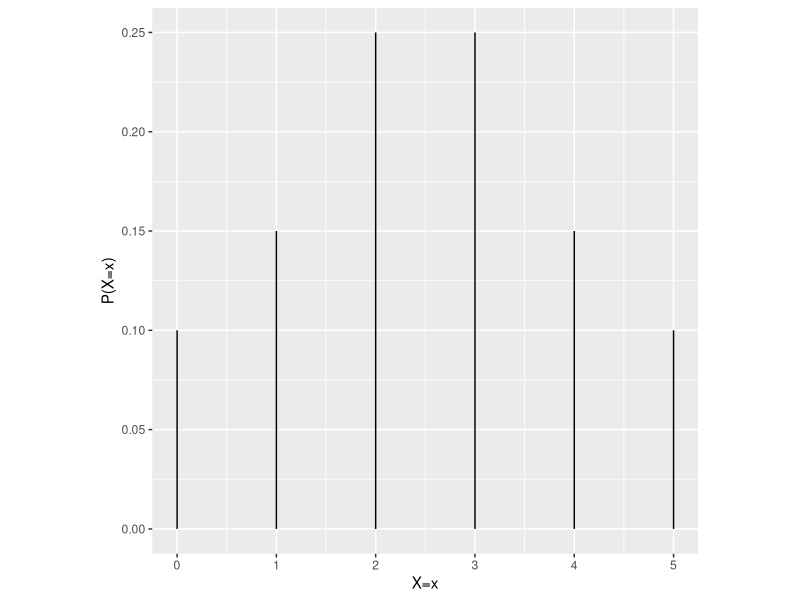
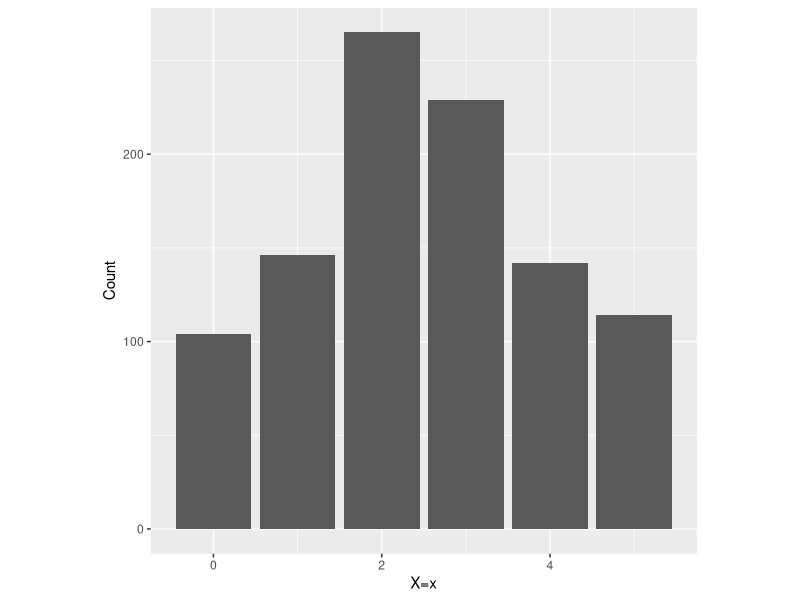
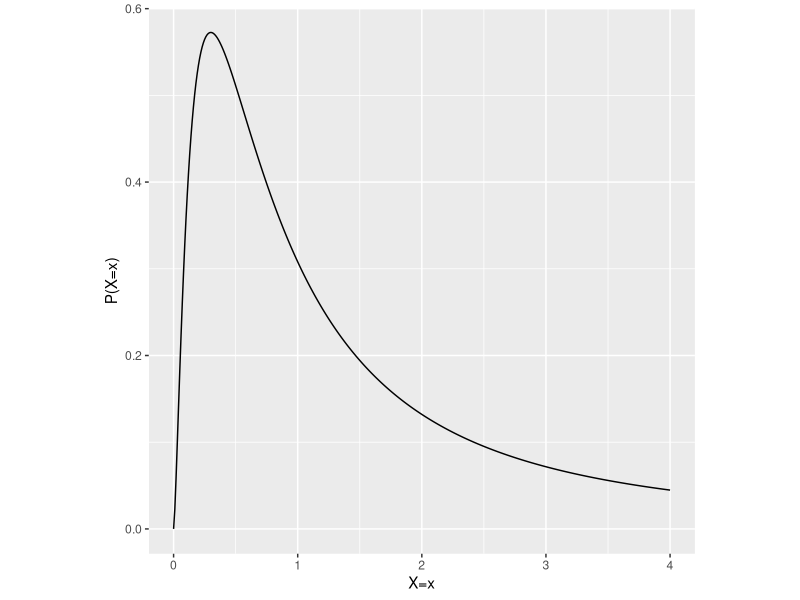
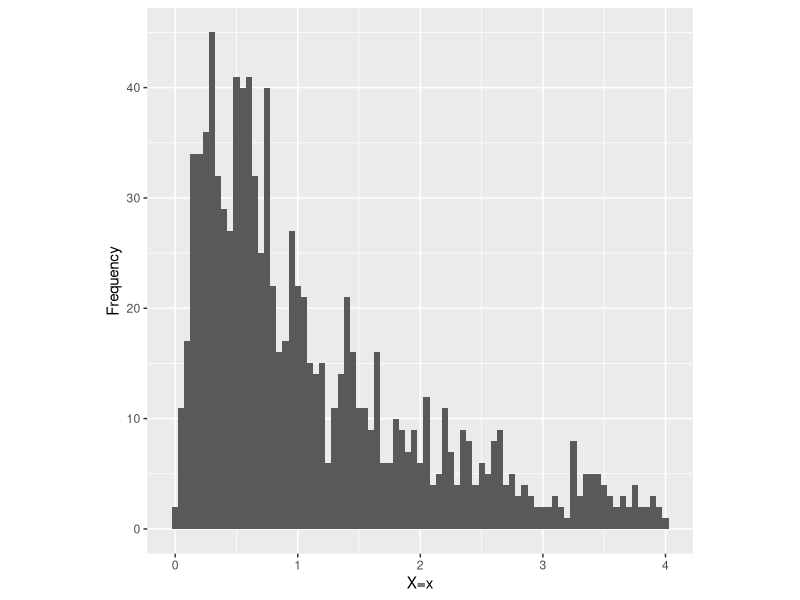

These charts were generated, in order, by the following R code:
## ---- chunk 1
library(data.table)
library(ggplot2)

rm(list=ls())

# Define the sample space
x <- c(0, 1, 2, 3, 4, 5)

# Define the probability distribution
y <- c(0.1, 0.15, 0.25, 0.25, 0.15, 0.1)

# build a data.table for ggplot
d <- data.table(x, y)

# plot the probability distribution
ggplot(d, aes(x, y)) +
  geom_segment(aes(xend=x, yend=0)) +
  xlab('X=x') +
  ylab('P(X=x)') +
  theme(aspect.ratio = 1)
## ---- chunk 2
library(data.table)
library(ggplot2)

rm(list=ls())

# Define the sample space
x <- c(0, 1, 2, 3, 4, 5)

# Define the probability distribution
y <- c(0.1, 0.15, 0.25, 0.25, 0.15, 0.1)


# draw 1000 samples from the distribution
n <- 1000
samples <- sample(x, n, replace=TRUE, prob=y)
samples[1:5]
## ---- chunk 3
# plot a bar graph to count samples
ggplot(data.table(samples), aes(samples)) +
  geom_bar() +
  xlab('X=x') +
  ylab('Count') +
  theme(aspect.ratio = 1)
## ---- chunk 4
library(data.table)
library(ggplot2)

rm(list=ls())

# Define the sample space
x <- seq(0, 4, 0.01)

# Define the probability distribution as an F-distribution
y <- df(x, 5, 2)

# build a data.table for ggplot
d <- data.table(x, y)

# plot the probability distribution
ggplot(d, aes(x, y)) +
  geom_line() +
  xlab('X=x') +
  ylab('P(X=x)') +
  theme(aspect.ratio = 1)
## ---- chunk 5
library(data.table)
library(ggplot2)

rm(list=ls())

# Define the sample space
x <- seq(0, 4, 0.01)

# Define the probability distribution as an F-distribution
y <- df(x, 5, 2)

# draw 1000 samples from the distribution
n <- 1000
samples <- sample(x, n, replace=TRUE, prob=y)

# plot a histogram of the samples
ggplot(data.table(samples), aes(samples)) +
  geom_histogram(binwidth=0.05) +
  xlab('X=x') +
  ylab('Frequency') +
  theme(aspect.ratio = 1)
